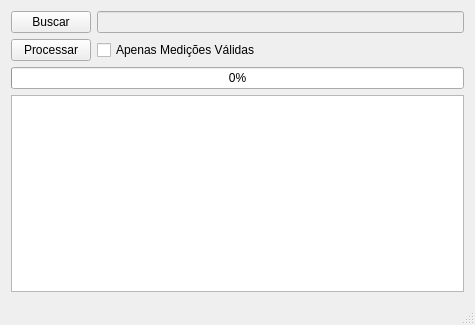
<?xml version="1.0" encoding="UTF-8"?>
<ui version="4.0">
 <class>MainWindow</class>
 <widget class="QMainWindow" name="MainWindow">
  <property name="geometry">
   <rect>
    <x>0</x>
    <y>0</y>
    <width>475</width>
    <height>325</height>
   </rect>
  </property>
  <property name="windowTitle">
   <string>MainWindow</string>
  </property>
  <widget class="QWidget" name="centralWidget">
   <layout class="QVBoxLayout" name="verticalLayout_2">
    <item>
     <layout class="QVBoxLayout" name="verticalLayout">
      <item>
       <layout class="QHBoxLayout" name="horizontalLayout_2">
        <item>
         <widget class="QPushButton" name="pushButton_buscar">
          <property name="text">
           <string>Buscar</string>
          </property>
         </widget>
        </item>
        <item>
         <widget class="QLineEdit" name="lineEdit_dirIn">
          <property name="enabled">
           <bool>false</bool>
          </property>
         </widget>
        </item>
       </layout>
      </item>
      <item>
       <layout class="QHBoxLayout" name="horizontalLayout">
        <item>
         <widget class="QPushButton" name="pushButton_salvar">
          <property name="text">
           <string>Processar</string>
          </property>
         </widget>
        </item>
        <item>
         <widget class="QCheckBox" name="checkBox_medValidas">
          <property name="text">
           <string>Apenas Medições Válidas</string>
          </property>
         </widget>
        </item>
        <item>
         <spacer name="horizontalSpacer_2">
          <property name="orientation">
           <enum>Qt::Horizontal</enum>
          </property>
          <property name="sizeHint" stdset="0">
           <size>
            <width>40</width>
            <height>20</height>
           </size>
          </property>
         </spacer>
        </item>
       </layout>
      </item>
      <item>
       <layout class="QHBoxLayout" name="horizontalLayout_3">
        <item>
         <widget class="QProgressBar" name="progressBar">
          <property name="value">
           <number>0</number>
          </property>
          <property name="alignment">
           <set>Qt::AlignCenter</set>
          </property>
         </widget>
        </item>
       </layout>
      </item>
      <item>
       <widget class="QTableWidget" name="tableWidget_listaArquivos"/>
      </item>
     </layout>
    </item>
   </layout>
  </widget>
  <widget class="QStatusBar" name="statusBar"/>
 </widget>
 <layoutdefault spacing="6" margin="11"/>
 <resources/>
 <connections/>
</ui>
